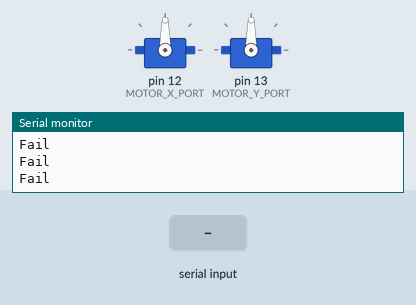
This sketch was run on a simulated Arduino Uno, built with avr-gcc and run on an emulated ATmega328P. On the bench: 2 × servo, the last lines printed to the serial monitor. The test bench sets the inputs (shaded band).

Above: at 1.2 s.
1.3 s: "30,150\n" received over Serial
At 4.0 s:
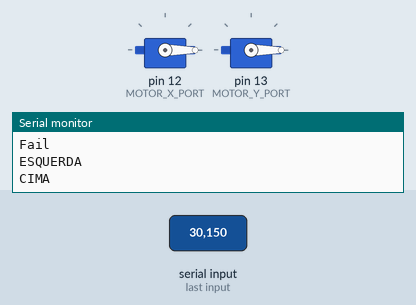
4.3 s: "1\n" received over Serial
At 5.5 s:
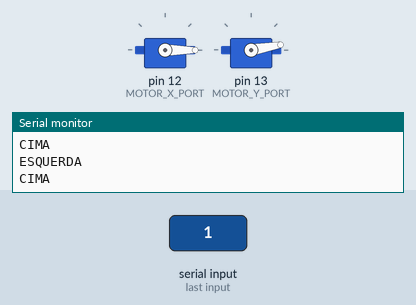
6.5 s: "2\n" received over Serial
At 7.7 s:
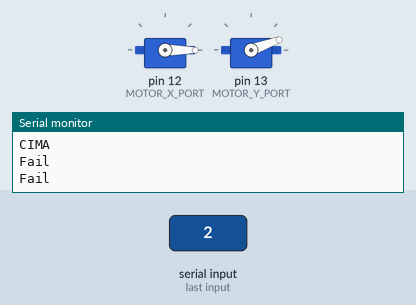
8.0 s: "90,45\n" received over Serial
At 10.2 s:
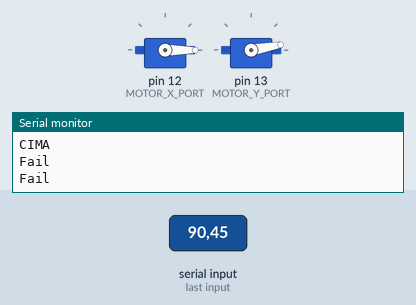
11.0 s: "200\n" received over Serial
At 11.3 s:
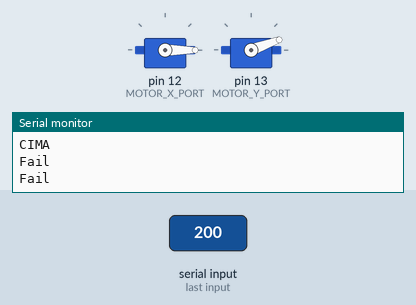
Timing chart, 0 to 13.5 s (numbered marks = the images above; inputs shaded):
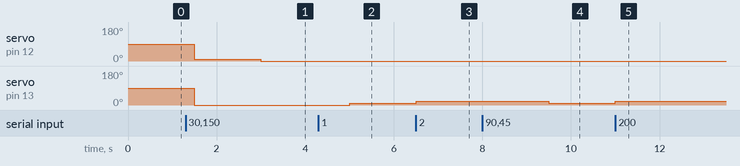

The sketch:

ard.c.ino
```cpp
#include <Servo.h>
#define MOTOR_X_PORT 12
#define MOTOR_Y_PORT 13

//#define MOTOR_X_ESQUERDA 12
//#define MOTOR_X_DIREITA 13
//#define MOTOR_Y_BAIXO 7
//#define MOTOR_Y_CIMA 8

int quadrante;
char rc[2] = {'0','\0'};
Servo motor_x, motor_y;
int angulo_x, angulo_y;

void setup() {
  // put your setup code here, to run once:
  angulo_x = 0; angulo_y = 0;

  motor_x.attach(MOTOR_X_PORT);
  motor_y.attach(MOTOR_Y_PORT);

  Serial.begin(9600);
}

void loop() {
  if (Serial.available() > 0)
  {
    rc[0] = Serial.read();
    quadrante = atoi(rc);
    switch (quadrante)
    {
      case 1:
        angulo_x = angulo_x - 10;
        motor_x.write(angulo_x);
          Serial.println("ESQUERDA");
        angulo_y = angulo_y + 10;
        motor_y.write(angulo_y);
          Serial.println("CIMA");
        break;
      case 2:
        angulo_x = angulo_x + 10;
        motor_x.write(angulo_x);
        angulo_y = angulo_y + 10;
        motor_y.write(angulo_y);
        break;
      case 3:
        angulo_x = angulo_x + 10;
        motor_x.write(angulo_x);
        angulo_y = angulo_y - 10;
        motor_y.write(angulo_y);
        break;
      case 4:
        angulo_x = angulo_x - 10;
        motor_x.write(angulo_x);
        angulo_y = angulo_y - 10;
        motor_y.write(angulo_y);
        break;
      default:
        break;
    }
  }
  else Serial.println("Fail");
  quadrante = -1;
  delay(500);  // a cada segundo será checado
}
```

Measured:
- after the input at 1.3 s, servo on pin 12 (MOTOR_X_PORT): 90° → 10° after 0.20 s, → 0° 1.5 s later; servo on pin 13 (MOTOR_Y_PORT): 90° → 0° after 0.20 s
- after the input at 4.3 s, servo on pin 13 (MOTOR_Y_PORT): 0° → 10° after 0.70 s
- after the input at 6.5 s, servo on pin 13 (MOTOR_Y_PORT): 10° → 20° at once
- after the input at 8.0 s, servo on pin 13 (MOTOR_Y_PORT): 20° → 10° after 1.5 s
- after the input at 11.0 s, servo on pin 13 (MOTOR_Y_PORT): 10° → 20° at once
